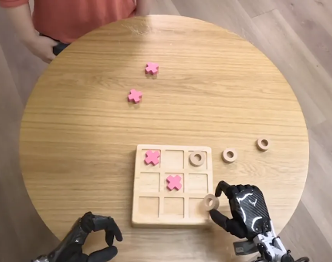
#> input picture tools/apple/image.png, 332 x 262 px
$ python annotate_board.py
#> lines starting #> are read from the running program, lines starting #| are printed output that depends on the picture
#!/usr/bin/env python3
# -*- coding: utf-8 -*-
"""在井字棋照片上标注 X / O 与 9 个棋盘位置，并输出棋盘状态示意图。"""
import numpy as np
import matplotlib
matplotlib.use("Agg")
import matplotlib.pyplot as plt
from matplotlib.patches import Rectangle
from PIL import Image

img = np.asarray(Image.open("image.png").convert("RGB"))

# 棋盘网格边界（原图像素坐标，已经过对齐校验）
xs = [138, 161, 184, 207]     # 列边界
ys = [145, 170, 195, 220]     # 行边界
xc = [(xs[i] + xs[i + 1]) / 2 for i in range(3)]   # 列中心
yc = [(ys[i] + ys[i + 1]) / 2 for i in range(3)]   # 行中心

# 棋盘状态: 'X'=粉色花块, 'O'=木环, '' =空
#   位置编号        列
#   1 2 3      R1: X . O
#   4 5 6      R2: . X .
#   7 8 9      R3: . . .
board = [["X", "",  "O"],
         ["",  "X", ""],
         ["",  "",  ""]]

fig, (ax, ax2) = plt.subplots(1, 2, figsize=(13, 6),
                              gridspec_kw={"width_ratios": [1.4, 1]})

# ---------- 左：照片标注 ----------
ax.imshow(img)
for x in xs:
    ax.plot([x, x], [ys[0], ys[-1]], color="red", lw=1.5)
for y in ys:
    ax.plot([xs[0], xs[-1]], [y, y], color="red", lw=1.5)

pos = 1
for r in range(3):
    for c in range(3):
        # 位置编号（格子左上角小标）
        ax.text(xs[c] + 2, ys[r] + 2, str(pos), color="yellow",
                fontsize=9, fontweight="bold", va="top", ha="left")
        v = board[r][c]
        if v == "X":
            ax.text(xc[c], yc[r], "X", color="magenta", fontsize=22,
                    fontweight="bold", ha="center", va="center")
        elif v == "O":
            ax.text(xc[c], yc[r], "O", color="deepskyblue", fontsize=22,
                    fontweight="bold", ha="center", va="center")
        pos += 1
ax.set_title("Annotated photo  (X = pink piece, O = wooden ring)", fontsize=12)
ax.set_xticks([]); ax.set_yticks([])

# ---------- 右：棋盘状态示意图 ----------
ax2.set_xlim(0, 3); ax2.set_ylim(0, 3); ax2.set_aspect("equal")
ax2.invert_yaxis()
for i in range(4):
    ax2.plot([i, i], [0, 3], color="black", lw=2)
    ax2.plot([0, 3], [i, i], color="black", lw=2)
pos = 1
for r in range(3):
    for c in range(3):
        ax2.text(c + 0.06, r + 0.06, str(pos), color="gray",
                 fontsize=11, va="top", ha="left")
        v = board[r][c]
        if v == "X":
            ax2.text(c + 0.5, r + 0.5, "X", color="magenta", fontsize=40,
                     fontweight="bold", ha="center", va="center")
        elif v == "O":
            ax2.text(c + 0.5, r + 0.5, "O", color="dodgerblue", fontsize=40,
                     fontweight="bold", ha="center", va="center")
        pos += 1
ax2.set_title("Board state", fontsize=12)
ax2.set_xticks([]); ax2.set_yticks([])

fig.tight_layout()
fig.savefig("board_annotated.png", dpi=150, bbox_inches="tight")
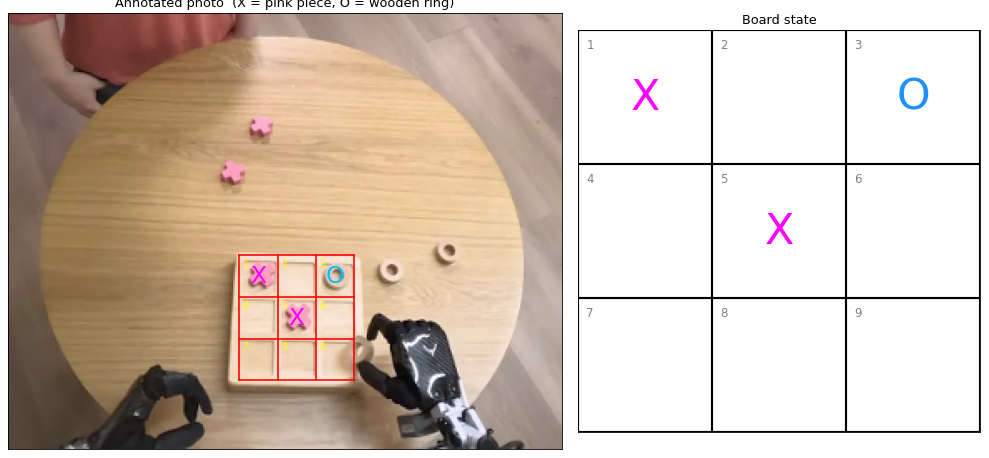
#> figure drawn by matplotlib, 2 panels
print("saved board_annotated.png")

# 控制台同时打印棋盘
print("\n位置编号          棋盘状态")
print(" 1 | 2 | 3        {} | {} | {}".format(*[v or '.' for v in board[0]]))
print("---+---+---       ---+---+---")
print(" 4 | 5 | 6        {} | {} | {}".format(*[v or '.' for v in board[1]]))
print("---+---+---       ---+---+---")
print(" 7 | 8 | 9        {} | {} | {}".format(*[v or '.' for v in board[2]]))

$ run again, with tools/apple/apple.png copied over tools/apple/image.png
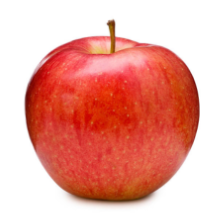
#> input picture tools/apple/apple.png, 224 x 216 px
#> `fig.savefig("board_annotated.png", dpi=150, bbox_inches="tight")`:
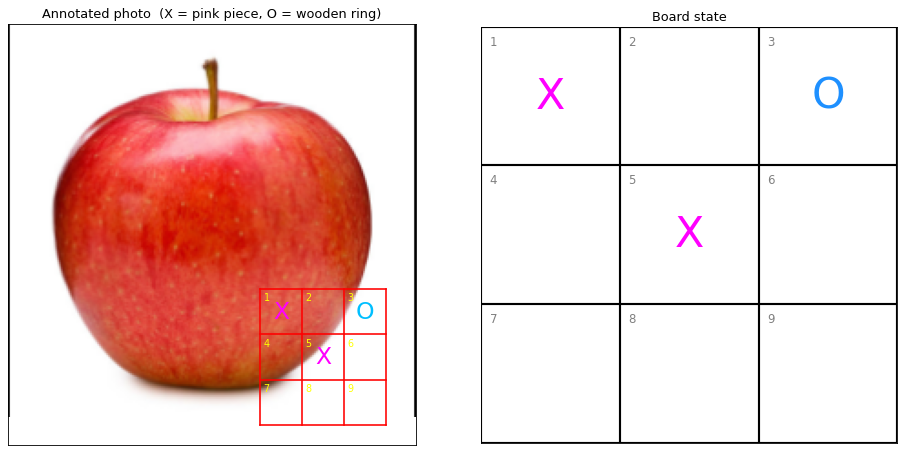
#> figure drawn by matplotlib, 2 panels

$ run again, with tools/apple/apple_pixel_matrix_crop.png copied over tools/apple/image.png
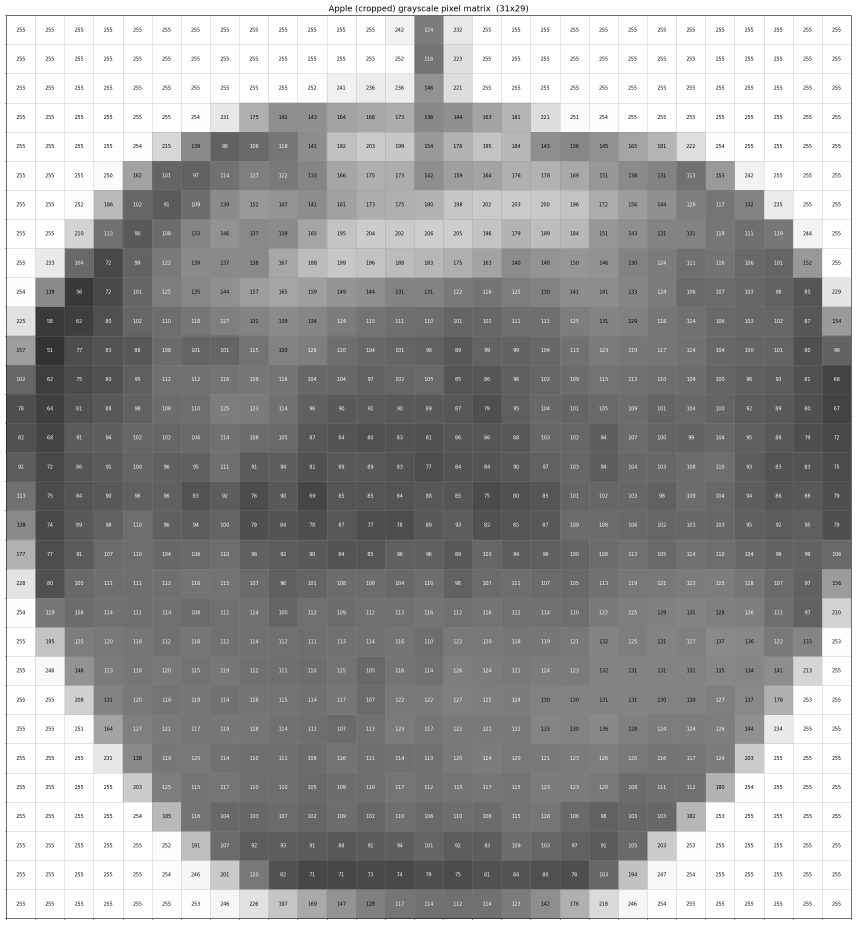
#> input picture tools/apple/apple_pixel_matrix_crop.png, 2568 x 2775 px (shown at 1/3 size)
#> `fig.savefig("board_annotated.png", dpi=150, bbox_inches="tight")`:
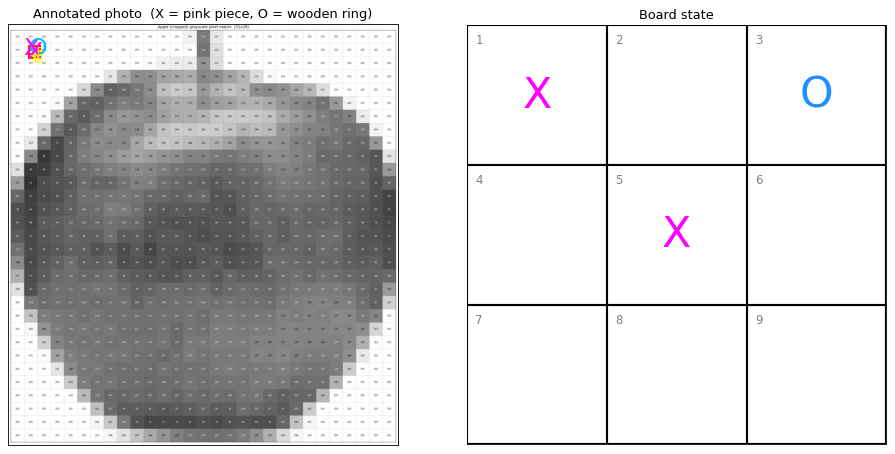
#> figure drawn by matplotlib, 2 panels
